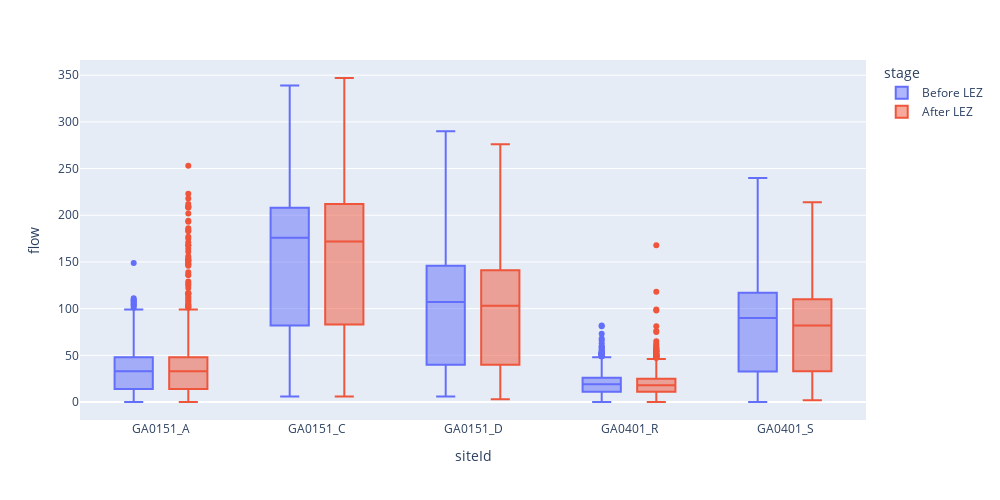

Notebook cell for this chart:
### Code cell
fig = px.box(data_mix, x='siteId' ,y="flow", color="stage", width=1000, height=500)
fig.show()

### Figure 1 — Plotly figure (JSON) as saved in the notebook; plotly's stock layout.template omitted (floating-point values rounded to 4 significant figures; data arrays with more than 128 entries replaced by an {"elided": "..."} marker saying what was removed)
{"data": [{"alignmentgroup": "True", "hovertemplate": "stage=Before LEZ<br>siteId=%{x}<br>flow=%{y}<extra></extra>", "legendgroup": "Before LEZ", "marker": {"color": "#636efa"}, "name": "Before LEZ", "notched": false, "offsetgroup": "Before LEZ", "orientation": "v", "showlegend": true, "type": "box", "x": {"elided": "11040 str values"}, "x0": " ", "xaxis": "x", "y": {"elided": "11040 float values"}, "y0": " ", "yaxis": "y"}, {"alignmentgroup": "True", "hovertemplate": "stage=After LEZ<br>siteId=%{x}<br>flow=%{y}<extra></extra>", "legendgroup": "After LEZ", "marker": {"color": "#EF553B"}, "name": "After LEZ", "notched": false, "offsetgroup": "After LEZ", "orientation": "v", "showlegend": true, "type": "box", "x": {"elided": "11040 str values"}, "x0": " ", "xaxis": "x", "y": {"elided": "11040 float values"}, "y0": " ", "yaxis": "y"}], "layout": {"boxmode": "group", "height": 500, "legend": {"title": {"text": "stage"}, "tracegroupgap": 0}, "margin": {"t": 60}, "width": 1000, "xaxis": {"anchor": "y", "domain": [0, 1], "title": {"text": "siteId"}}, "yaxis": {"anchor": "x", "domain": [0, 1], "title": {"text": "flow"}}}}
